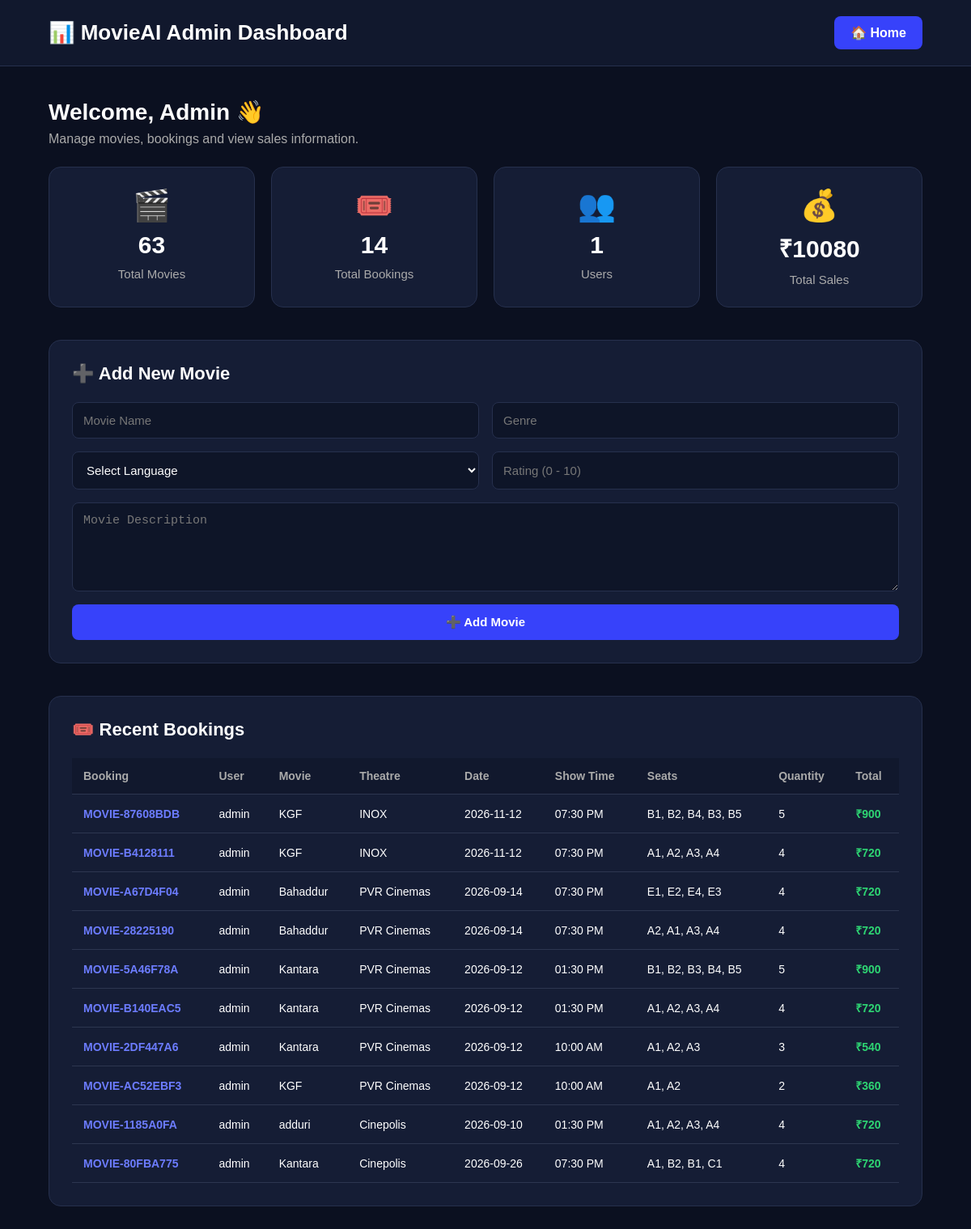
The app's page /dashboard (signed in) with its own data.
### tables this page shows
CREATE TABLE bookings (
            id INTEGER PRIMARY KEY AUTOINCREMENT,
            booking_code TEXT UNIQUE NOT NULL,
            username TEXT NOT NULL,
            movie_name TEXT NOT NULL,
            theatre TEXT NOT NULL,
            booking_date TEXT NOT NULL,
            show_time TEXT NOT NULL,
            seats TEXT NOT NULL,
            quantity INTEGER NOT NULL,
            price REAL NOT NULL,
            total REAL NOT NULL,
            created_at TEXT NOT NULL
        , status TEXT DEFAULT 'Confirmed');

### app.py (the view)
@app.route("/dashboard")
@admin_required
def dashboard():
    connection = get_db()
    movie_count = connection.execute("""
        SELECT COUNT(*)
        FROM movies
    """).fetchone()[0]
    user_count = connection.execute("""
        SELECT COUNT(*)
        FROM users
        WHERE role = 'user'
    """).fetchone()[0]
    booking_count = connection.execute("""
        SELECT COUNT(*)
        FROM bookings
    """).fetchone()[0]
    revenue_result = connection.execute("""
        SELECT COALESCE(
            SUM(
                CASE
                    WHEN total IS NOT NULL
                         AND total > 0
                    THEN total

                    WHEN quantity IS NOT NULL
                         AND price IS NOT NULL
                    THEN quantity * price

                    ELSE 0
                END
            ),
            0
        )
        FROM bookings
    """).fetchone()
    total_sales = float(
        revenue_result[0] or 0
    )
    booked_result = connection.execute("""
        SELECT COALESCE(
            SUM(quantity),
            0
        )
        FROM bookings
    """).fetchone()
    booked_seats = int(
        booked_result[0] or 0
    )
    total_seats = TOTAL_SEATS
    available_seats = max(
        0,
        total_seats - booked_seats
    )
    recent_bookings = connection.execute("""
        SELECT *
        FROM bookings
        ORDER BY id DESC
        LIMIT 10
    """).fetchall()
    connection.close()
    bookings = [
        dict(row)
        for row in recent_bookings
    ]
    return render_template(
        "dashboard.html",
        movie_count=
            movie_count,
        user_count=
            user_count,
        booking_count=
            booking_count,
        total_sales=
            total_sales,
        revenue=
            total_sales,
        total_seats=
            total_seats,
        booked_seats=
            booked_seats,
        available_seats=
            available_seats,
        bookings=
            bookings,
        recent_bookings=
            bookings
    )

### app.py (called while the page is built)
def get_db():
    connection = sqlite3.connect(
        DATABASE,
        timeout=10
    )
    connection.row_factory = sqlite3.Row
    return connection

def admin_required(function):
    @wraps(function)
    def wrapper(
        *args,
        **kwargs
    ):
        if "username" not in session:
            return redirect(
                url_for("login")
            )
        if session.get("role") != "admin":
            return jsonify({
                "success": False,
                "message":
                    "Admin access required"
            }), 403
        return function(
            *args,
            **kwargs
        )
    return wrapper

### templates/dashboard.html (shortened to what this page needs)
<!DOCTYPE html>
<html lang="en">
<head>
</head>
<body>
<header>
    <h1>
        📊 MovieAI Admin Dashboard
    </h1>
    <a href="{{ url_for('home') }}">
        🏠 Home
    </a>
</header>
<div class="container">
    <div class="dashboard-title">
        <h2>
            Welcome, Admin 👋
        </h2>
        <p>
            Manage movies, bookings and view sales information.
        </p>
    </div>
    <div class="stats">
        <div class="stat">
            <div class="stat-icon">
                🎬
            </div>
            <div class="stat-number">
                {{ movie_count }}
            </div>
            <div class="stat-title">
                Total Movies
            </div>
        </div>
        <div class="stat">
            <div class="stat-icon">
                🎟️
            </div>
            <div class="stat-number">
                {{ booking_count }}
            </div>
            <div class="stat-title">
                Total Bookings
            </div>
        </div>
        <div class="stat">
            <div class="stat-icon">
                👥
            </div>
            <div class="stat-number">
                {{ user_count }}
            </div>
            <div class="stat-title">
                Users
            </div>
        </div>
        <div class="stat">
            <div class="stat-icon">
                💰
            </div>
            <div class="stat-number">
                ₹{{ "%.0f"|format(total_sales) }}
            </div>
            <div class="stat-title">
                Total Sales
            </div>
        </div>
    </div>
    <div class="section">
        <h2>
            ➕ Add New Movie
        </h2>
        <div class="movie-form">
            <input
                id="movieName"
                type="text"
                placeholder="Movie Name"
            >
            <input
                id="movieGenre"
                type="text"
                placeholder="Genre"
            >
            <select id="movieLanguage">
                <option value="">
                    Select Language
                </option>
            </select>
            <input
                id="movieRating"
                type="number"
                min="0"
                max="10"
                step="0.1"
                placeholder="Rating (0 - 10)"
            >
            <textarea
                id="movieDescription"
                class="full"
                placeholder="Movie Description"
            ></textarea>
            <button
                id="addMovieButton"
                class="full"
                onclick="addMovie()"
            >
                ➕ Add Movie
            </button>
        </div>
    </div>
    <div class="section">
        <h2>
            🎟️ Recent Bookings
        </h2>
        {% if bookings %}
        <div class="table-wrapper">
            <table>
                <thead>
                <tr>
                    <th>
                        Booking
                    </th>
                    <th>
                        User
                    </th>
                    <th>
                        Movie
                    </th>
                    <th>
                        Theatre
                    </th>
                    <th>
                        Date
                    </th>
                    <th>
                        Show Time
                    </th>
                    <th>
                        Seats
                    </th>
                    <th>
                        Quantity
                    </th>
                    <th>
                        Total
                    </th>
                </tr>
                </thead>
                <tbody>
                {% for booking in bookings %}
                <tr>
                    <td class="booking-code">
                        {{ booking.booking_code }}
                    </td>
                    <td>
                        {{ booking.username }}
                    </td>
                    <td>
                        {{ booking.movie_name }}
                    </td>
                    <td>
                        {{ booking.theatre }}
                    </td>
                    <td>
                        {{ booking.booking_date }}
                    </td>
                    <td>
                        {{ booking.show_time }}
                    </td>
                    <td>
                        {{ booking.seats }}
                    </td>
                    <td>
                        {{ booking.quantity }}
                    </td>
                    <td class="total-price">
                        ₹{{ "%.0f"|format(booking.total or 0) }}
                    </td>
                </tr>
                {% endfor %}
                </tbody>
            </table>
        </div>
        {% endif %}
    </div>
</div>
</body>
</html>

### templates/dashboard.html (style rules this page uses)
* { box-sizing: border-box; }
body { margin: 0; font-family: Arial, Helvetica, sans-serif; background: #0b1020; color: white; }
header { background: #11182d; padding: 20px 5%; display: flex; justify-content: space-between; align-items: center; gap: 20px; border-bottom: 1px solid #26304d; }
header h1 { margin: 0; font-size: 26px; }
header a { color: white; text-decoration: none; background: #3742fa; padding: 11px 20px; border-radius: 8px; font-weight: bold; transition: 0.3s; }
.container { width: 90%; max-width: 1250px; margin: 40px auto; }
.dashboard-title { margin-bottom: 25px; }
.dashboard-title h2 { margin: 0 0 8px; font-size: 28px; }
.dashboard-title p { margin: 0; color: #aaa; }
.stats { display: grid; grid-template-columns: repeat(4, 1fr); gap: 20px; }
.stat { background: #151d35; padding: 25px; border-radius: 15px; text-align: center; border: 1px solid #26304d; transition: 0.3s; }
.stat-icon { font-size: 38px; margin-bottom: 8px; }
.stat-number { font-size: 30px; font-weight: bold; margin: 10px 0; }
.stat-title { color: #aaa; font-size: 15px; }
.section { margin-top: 40px; background: #151d35; padding: 28px; border-radius: 15px; border: 1px solid #26304d; }
.section h2 { margin-top: 0; margin-bottom: 22px; font-size: 22px; }
.movie-form { display: grid; grid-template-columns: repeat(2, 1fr); gap: 16px; }
input, select, textarea { width: 100%; padding: 13px; border: 1px solid #26304d; border-radius: 8px; background: #0e1528; color: white; font-size: 15px; outline: none; }
input::placeholder, textarea::placeholder { color: #777; }
textarea { min-height: 110px; resize: vertical; }
.full { grid-column: 1 / -1; }
button { padding: 13px 20px; border: none; border-radius: 8px; cursor: pointer; background: #3742fa; color: white; font-weight: bold; font-size: 15px; transition: 0.3s; }
.table-wrapper { width: 100%; overflow-x: auto; }
table { width: 100%; border-collapse: collapse; min-width: 850px; }
th, td { padding: 14px; border-bottom: 1px solid #2d3650; text-align: left; white-space: nowrap; }
th { color: #aaa; font-size: 14px; background: #11182d; }
td { font-size: 14px; }
.booking-code { color: #6c7cff; font-weight: bold; }
.total-price { color: #2ed573; font-weight: bold; }

### records on screen
bookings: booking_code "MOVIE-87608BDB", username "admin", movie_name "KGF", theatre "INOX", booking_date "2026-11-12", show_time "07:30 PM", seats "B1, B2, B4, B3, B5", quantity "5", total "900"
bookings: booking_code "MOVIE-B4128111", username "admin", movie_name "KGF", theatre "INOX", booking_date "2026-11-12", show_time "07:30 PM", seats "A1, A2, A3, A4", quantity "4", total "720"
bookings: booking_code "MOVIE-A67D4F04", username "admin", movie_name "Bahaddur", theatre "PVR Cinemas", booking_date "2026-09-14", show_time "07:30 PM", seats "E1, E2, E4, E3", quantity "4", total "720"
bookings: booking_code "MOVIE-28225190", username "admin", movie_name "Bahaddur", theatre "PVR Cinemas", booking_date "2026-09-14", show_time "07:30 PM", seats "A2, A1, A3, A4", quantity "4", total "720"
bookings: booking_code "MOVIE-5A46F78A", username "admin", movie_name "Kantara", theatre "PVR Cinemas", booking_date "2026-09-12", show_time "01:30 PM", seats "B1, B2, B3, B4, B5", quantity "5", total "900"
bookings: booking_code "MOVIE-B140EAC5", username "admin", movie_name "Kantara", theatre "PVR Cinemas", booking_date "2026-09-12", show_time "01:30 PM", seats "A1, A2, A3, A4", quantity "4", total "720"
bookings: booking_code "MOVIE-2DF447A6", username "admin", movie_name "Kantara", theatre "PVR Cinemas", booking_date "2026-09-12", show_time "10:00 AM", seats "A1, A2, A3", quantity "3", total "540"
bookings: booking_code "MOVIE-AC52EBF3", username "admin", movie_name "KGF", theatre "PVR Cinemas", booking_date "2026-09-12", show_time "10:00 AM", seats "A1, A2", quantity "2", total "360"
bookings: booking_code "MOVIE-1185A0FA", username "admin", movie_name "adduri", theatre "Cinepolis", booking_date "2026-09-10", show_time "01:30 PM", seats "A1, A2, A3, A4", quantity "4", total "720"
bookings: booking_code "MOVIE-80FBA775", username "admin", movie_name "Kantara", theatre "Cinepolis", booking_date "2026-09-26", show_time "07:30 PM", seats "A1, B2, B1, C1", quantity "4", total "720"

### other values on screen
{{ movie_count }} "63"
{{ booking_count }} "14"
{{ user_count }} "1"
{{ "%.0f"|format(total_sales) }} "10080"
